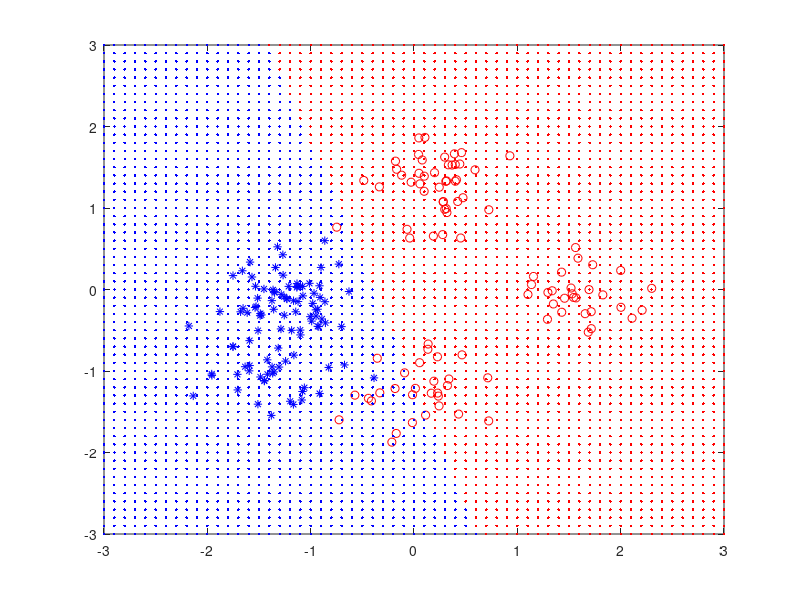
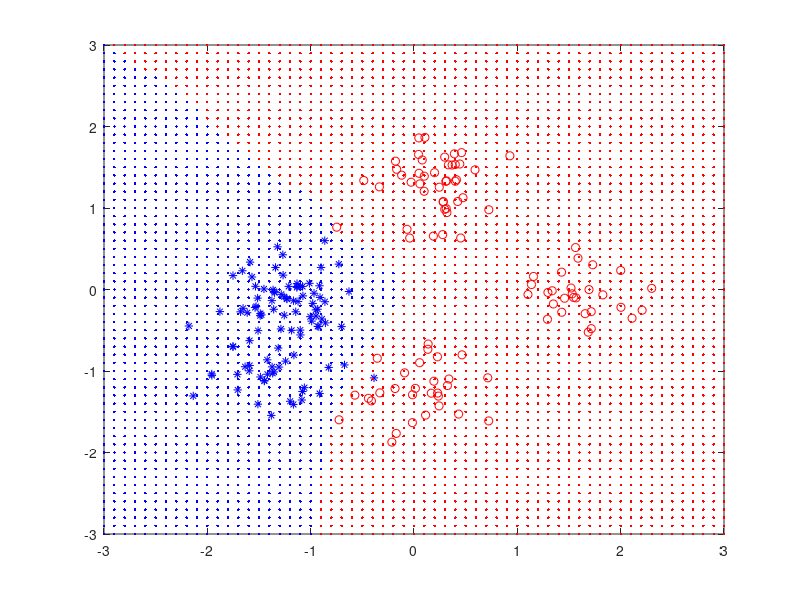

Reproduce these figures in MATLAB, in order.
%-------
% classification.m
% This script goes through examples in Hastie et al.'s book.
% Binary classification is performed in two ways: linear regression
% and nearest neighbors
% Dror Baron, 8.30.2016
%-------

clear % often useful to clean up the work space from old variables

%-------
% parameters
%-------
num_clusters=3; % number of components (clusters) in mixture model
N=200; % total number of samples of training data
grid=-3:0.1:3; % test data grid for each dimension
num_neighbors=10; % number of neighbors used in nearest neighbors

%-------
% mixture models
%-------
Gmean=randn(2,num_clusters); % locations of centers of clusters for green class
Rmean=randn(2,num_clusters); % -"- red class

%-------
% training data
%-------
samples=zeros(2,N); % locations of samples in 2 dimensions
class_samples=zeros(N,1); % class of each one (green or red)
cluster_variance=0.1; % variance of each cluster around its mean
for n=1:N/2
    Gcluster=ceil(rand(1)*num_clusters); % select green cluster
    Rcluster=ceil(rand(1)*num_clusters); % -"- red
    samples(:,n)=Gmean(:,Gcluster)+sqrt(cluster_variance)*randn(2,1); % generate green sample
    samples(:,n+N/2)=Rmean(:,Rcluster)+sqrt(cluster_variance)*randn(2,1); % -"- red
    class_samples(n)=1; % green
    class_samples(n+N/2)=0; % red
end

%-------
% test data - basically a 2-D grid
%-------
test_samples=zeros(2,length(grid)^2); % locations of test samples
for n1=1:length(grid)
    for n2=1:length(grid)
        test_samples(1,n1+length(grid)*(n2-1))=grid(n1); % first coordinate
        test_samples(2,n1+length(grid)*(n2-1))=grid(n2); % second 
    end
end

%-------
% run classifiers on test grid
%-------
% linear model
%-------
beta=class_samples\samples'; % compute coefficients of least squares
test_linear=(beta*test_samples>0.5);

%-------
% nearest neighbors
%-------
test_NN=zeros(length(grid)^2,1); % classification results on test data
for n1=1:length(grid)
    for n2=1:length(grid)
        distances=(grid(n1)-samples(1,:)).^2+(grid(n2)-samples(2,:)).^2; % distances to training samples
        [distances_sort,distances_index]=sort(distances);
        neighbors=distances_index(1:num_neighbors);
        class_predicted=(sum(class_samples(neighbors))/num_neighbors>0.5); % NN classifier: 0 = RED, 1 = BLUE
        test_NN(n1+length(grid)*(n2-1))=class_predicted; % store classification
    end
end

%-------
% show data
%-------
% identify location indices (in test grid) that are red and green
r_locations=find(test_linear==0);
g_locations=find(test_linear==1);

% linear classification plot
figure(1),plot(samples(1,1:N/2),samples(2,1:N/2),'b*',... % green training samples
    samples(1,N/2+1:N),samples(2,N/2+1:N),'ro',... % red training 
    test_samples(1,g_locations),test_samples(2,g_locations),'b.',... % green test
    test_samples(1,r_locations),test_samples(2,r_locations),'r.') % red
   
axis([-3 3 -3 3]); % boundaries for figure aligned with grid

% identify location indices (in test grid) that are red and green
r_locations=find(test_NN==0);
g_locations=find(test_NN==1);

% NN plot
figure(2),plot(samples(1,1:N/2),samples(2,1:N/2),'b*',... % green training samples
    samples(1,N/2+1:N),samples(2,N/2+1:N),'ro',... % red training 
    test_samples(1,g_locations),test_samples(2,g_locations),'b.',... % green test
    test_samples(1,r_locations),test_samples(2,r_locations),'r.') % red
   
axis([-3 3 -3 3]); % boundaries for figure aligned with grid
